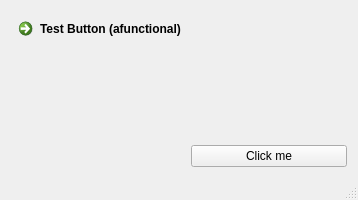
<?xml version="1.0" encoding="UTF-8"?>
<ui version="4.0">
 <class>TestWindow</class>
 <widget class="QMainWindow" name="TestWindow">
  <property name="geometry">
   <rect>
    <x>0</x>
    <y>0</y>
    <width>358</width>
    <height>200</height>
   </rect>
  </property>
  <property name="windowTitle">
   <string>TestWindow</string>
  </property>
  <widget class="QWidget" name="centralWidget">
   <layout class="QGridLayout" name="gridLayout">
    <item row="0" column="0">
     <widget class="QCommandLinkButton" name="commandLinkButton">
      <property name="text">
       <string>Test Button (afunctional)</string>
      </property>
     </widget>
    </item>
    <item row="1" column="1">
     <widget class="QPushButton" name="pushButton">
      <property name="text">
       <string>Click me</string>
      </property>
     </widget>
    </item>
   </layout>
  </widget>
  <widget class="QStatusBar" name="statusBar"/>
 </widget>
 <layoutdefault spacing="6" margin="11"/>
 <resources/>
 <connections/>
</ui>
